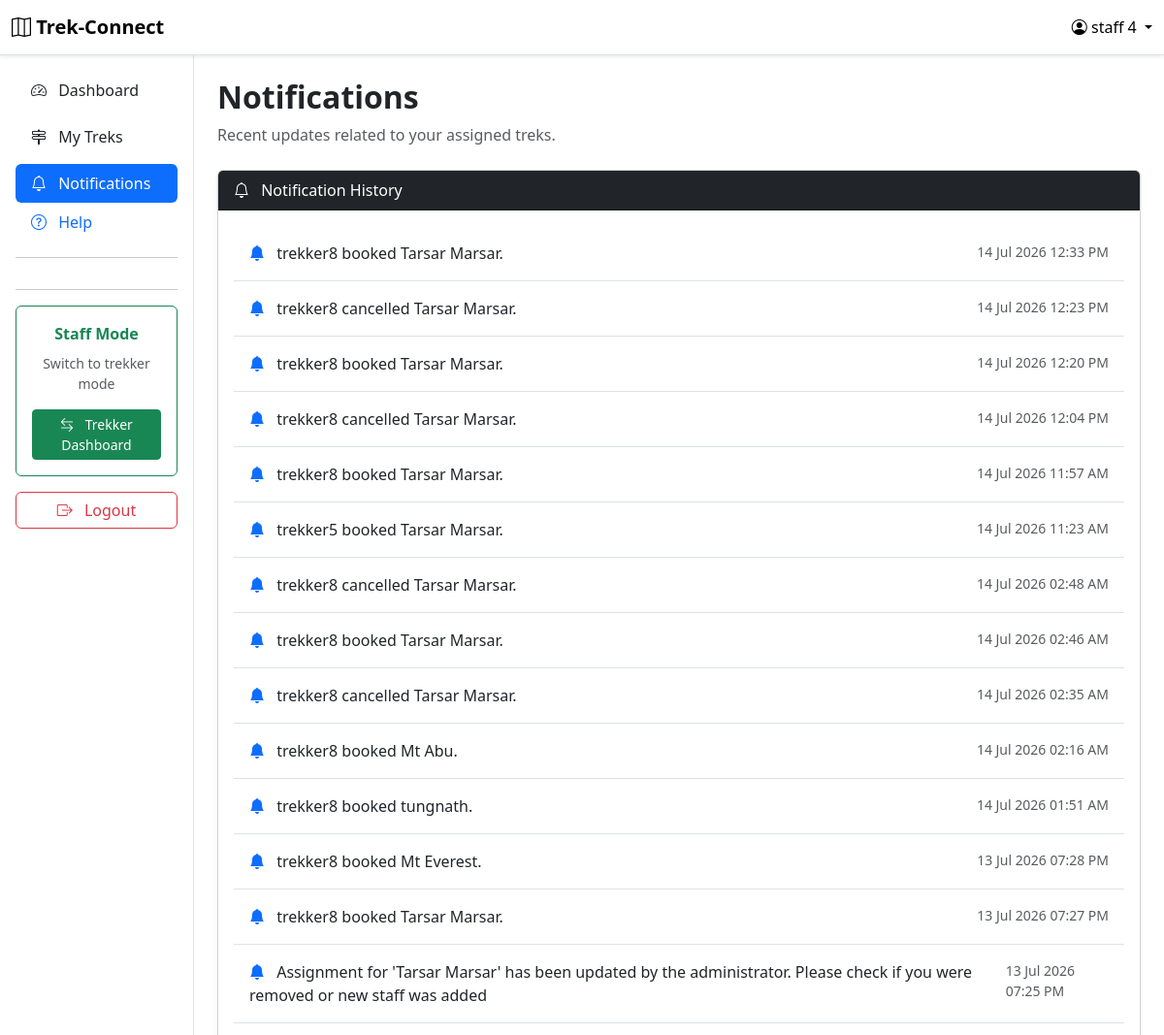
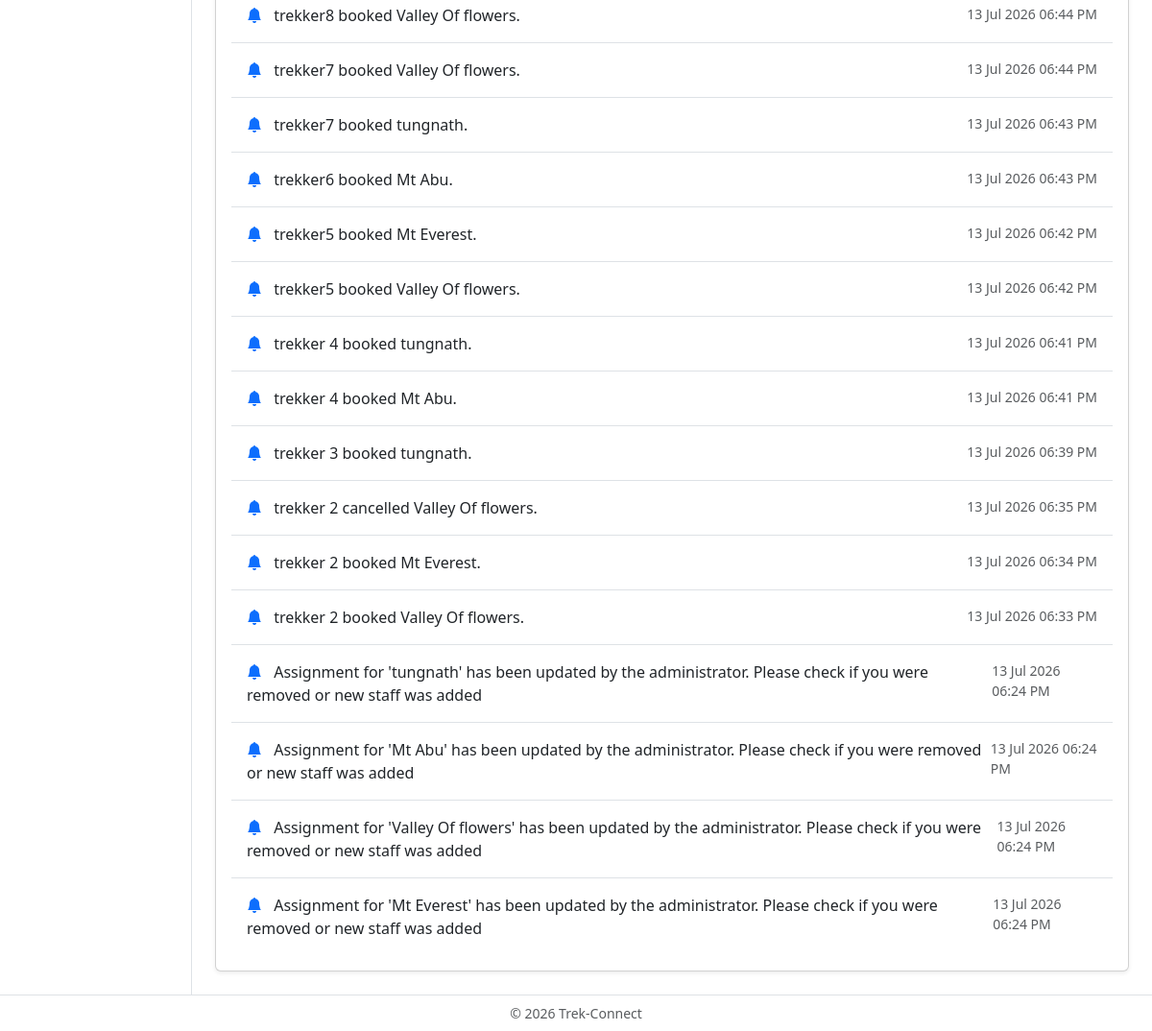
Page /staff/notifications (signed in) on the committed database (2 pictures, top to bottom).
### app/models.py (models this page shows)
class User(UserMixin, db.Model):
    __tablename__ = "users"
    id = db.Column(db.Integer, primary_key=True)
    name = db.Column(db.String(100), nullable=False)
    email = db.Column(db.String(100), unique=True, nullable=False)
    mobile_number = db.Column(db.String(15), unique=True, nullable=False)
    password_hash = db.Column(db.String(255), nullable=False)
    role = db.Column(db.String(20), nullable=False)
    is_blacklisted = db.Column(db.Boolean, default=False)
    created_at = db.Column(db.DateTime, default=datetime.now)
    bookings = db.relationship("Booking", backref="user", lazy=True)
    staff_profile = db.relationship("StaffProfile", backref="user", uselist=False)
    assigned_treks = db.relationship("Trek", secondary=trek_staff, back_populates="assigned_staff")

class StaffNotification(db.Model):
    __tablename__ = "staff_notifications"
    id = db.Column(db.Integer, primary_key=True)
    staff_id = db.Column(db.Integer, db.ForeignKey("users.id"), nullable=False)
    message = db.Column(db.String(255), nullable=False)
    created_at = db.Column(db.DateTime,default=datetime.now)
    is_read = db.Column(db.Boolean, default=False)
    staff = db.relationship("User", backref="notifications")

### app/routes/staff.py (the view)
@staff.route("/notifications")
@login_required
@allowed_roles("STAFF")
def notifications():
    notifications = (
        StaffNotification.query
        .filter_by(staff_id=current_user.id)
        .order_by(StaffNotification.created_at.desc())
        .limit(30)
        .all()
    )
    for notification in notifications:
        notification.is_read = True
    db.session.commit()
    return render_template("staff/notifications.html", notifications=notifications[:30])

### app/__init__.py (called while the page is built)
@login_manager.user_loader
def load_user(user_id):
    user = User.query.get(int(user_id))
    if user and user.is_blacklisted == True:
        return None
    return user

### app/templates/staff/notifications.html (shortened to what this page needs)
{% extends "base_dashboard.html" %}
{% block sidebar %}
    {% include "components/staff_sidebar.html" %}
{% endblock %}
{% block dashboard_content %}
<div class="d-flex justify-content-between align-items-center mb-4">
    <div>
        <h2 class="fw-bold"> Notifications </h2>
        <p class="text-muted mb-0">
            Recent updates related to your assigned treks.
        </p>
    </div>
</div>
<div class="card shadow-sm">
    <div class="card-header bg-dark text-white">
        <i class="bi bi-bell me-2"></i>
        Notification History
    </div>
    <div class="card-body">
        {% if notifications %}
            <div class="list-group list-group-flush">
                {% for notification in notifications %}
                <div class="list-group-item py-3">
                    <div class="d-flex justify-content-between">
                        <div>
                            <i class="bi bi-bell-fill text-primary me-2"></i>
                            {{ notification.message }}
                        </div>
                        <small class="text-muted">
                            {{ notification.created_at.strftime("%d %b %Y %I:%M %p") }}
                        </small>
                    </div>
                </div>
                {% endfor %}
            </div>
        {% else %}
            <div class="text-center py-5">
                <i class="bi bi-bell-slash display-1 text-muted"></i>
                <h4 class="mt-3"> No Notifications </h4>
                <p class="text-muted"> You don't have any notifications yet. </p>
            </div>
        {% endif %}
    </div>
</div>
{% endblock %}

### app/templates/base_dashboard.html (shortened to what this page needs)
{% extends "base.html" %}
{% block navbar %}
<nav class="navbar navbar-expand-lg bg-white border-bottom shadow-sm">
    <div class="container-fluid">
        <a class="navbar-brand fw-bold" href="{{ url_for('main.home') }}">
            <i class="bi bi-map"></i> Trek-Connect
        </a>
        <div class="dropdown">
            <a href="#" class="text-black text-decoration-none dropdown-toggle" role="button" data-bs-toggle="dropdown">
                <i class="bi bi-person-circle"></i>
                {{ current_user.name }}
            </a>
                    {% if current_user.role == "ADMIN" %}
                        {% set profile_url = url_for("admin.profile") %}
                    {% elif current_user.role == "STAFF" %}
                        {% set profile_url = url_for("staff.profile") %}
                    {% else %}
                        {% set profile_url = url_for("user.profile") %}
                    {% endif %}
        </div>
    </div>
</nav>
{% endblock %}
{% block content %}
<div class="container-fluid">
    <div class="row">
        <div class="col-md-2 col-lg-2 bg-white border-end min-vh-100 p-0">
            {% block sidebar %}
            {% endblock %}
        </div>
        <div class="col-md-10 col-lg-10 p-4">
            {% block dashboard_content %}
            {% endblock %}
        </div>
    </div>
</div>
{% endblock %}
{% block footer %}
<footer class="border-top bg-white py-2">
    <div class="container-fluid text-center text-muted small">
        &copy; 2026 Trek-Connect
    </div>
</footer>
{% endblock %}

### app/static/css/style.css (style rules this page uses)
html { scroll-behavior: smooth; }

### rows in the picture
User: name "staff 4"
StaffNotification: message "trekker8 booked Tarsar Marsar.", created_at "14 Jul 2026 12:33 PM"
StaffNotification: message "trekker8 cancelled Tarsar Marsar.", created_at "14 Jul 2026 12:23 PM"
StaffNotification: message "trekker8 booked Tarsar Marsar.", created_at "14 Jul 2026 12:20 PM"
StaffNotification: message "trekker8 cancelled Tarsar Marsar.", created_at "14 Jul 2026 12:04 PM"
StaffNotification: message "trekker8 booked Tarsar Marsar.", created_at "14 Jul 2026 11:57 AM"
StaffNotification: message "trekker5 booked Tarsar Marsar.", created_at "14 Jul 2026 11:23 AM"
StaffNotification: message "trekker8 cancelled Tarsar Marsar.", created_at "14 Jul 2026 02:48 AM"
StaffNotification: message "trekker8 booked Tarsar Marsar.", created_at "14 Jul 2026 02:46 AM"
StaffNotification: message "trekker8 cancelled Tarsar Marsar.", created_at "14 Jul 2026 02:35 AM"
StaffNotification: message "trekker8 booked Mt Abu.", created_at "14 Jul 2026 02:16 AM"
StaffNotification: message "trekker8 booked tungnath.", created_at "14 Jul 2026 01:51 AM"
StaffNotification: message "trekker8 booked Mt Everest.", created_at "13 Jul 2026 07:28 PM"
StaffNotification: message "trekker8 booked Tarsar Marsar.", created_at "13 Jul 2026 07:27 PM"
StaffNotification: message "Assignment for 'Tarsar Marsar' has been updated by the administrator. Please check if you were removed or new staff was added", created_at "13 Jul 2026 07:25 PM"
StaffNotification: message "trekker8 booked Valley Of flowers.", created_at "13 Jul 2026 06:44 PM"
StaffNotification: message "trekker7 booked Valley Of flowers.", created_at "13 Jul 2026 06:44 PM"
StaffNotification: message "trekker7 booked tungnath.", created_at "13 Jul 2026 06:43 PM"
StaffNotification: message "trekker6 booked Mt Abu.", created_at "13 Jul 2026 06:43 PM"
StaffNotification: message "trekker5 booked Mt Everest.", created_at "13 Jul 2026 06:42 PM"
StaffNotification: message "trekker5 booked Valley Of flowers.", created_at "13 Jul 2026 06:42 PM"
StaffNotification: message "trekker 4 booked tungnath.", created_at "13 Jul 2026 06:41 PM"
StaffNotification: message "trekker 4 booked Mt Abu.", created_at "13 Jul 2026 06:41 PM"
StaffNotification: message "trekker 3 booked tungnath.", created_at "13 Jul 2026 06:39 PM"
StaffNotification: message "trekker 2 cancelled Valley Of flowers.", created_at "13 Jul 2026 06:35 PM"
StaffNotification: message "trekker 2 booked Mt Everest.", created_at "13 Jul 2026 06:34 PM"
StaffNotification: message "trekker 2 booked Valley Of flowers.", created_at "13 Jul 2026 06:33 PM"
StaffNotification: message "Assignment for 'tungnath' has been updated by the administrator. Please check if you were removed or new staff was added", created_at "13 Jul 2026 06:24 PM"
StaffNotification: message "Assignment for 'Mt Abu' has been updated by the administrator. Please check if you were removed or new staff was added", created_at "13 Jul 2026 06:24 PM"
StaffNotification: message "Assignment for 'Valley Of flowers' has been updated by the administrator. Please check if you were removed or new staff was added", created_at "13 Jul 2026 06:24 PM"
StaffNotification: message "Assignment for 'Mt Everest' has been updated by the administrator. Please check if you were removed or new staff was added", created_at "13 Jul 2026 06:24 PM"
